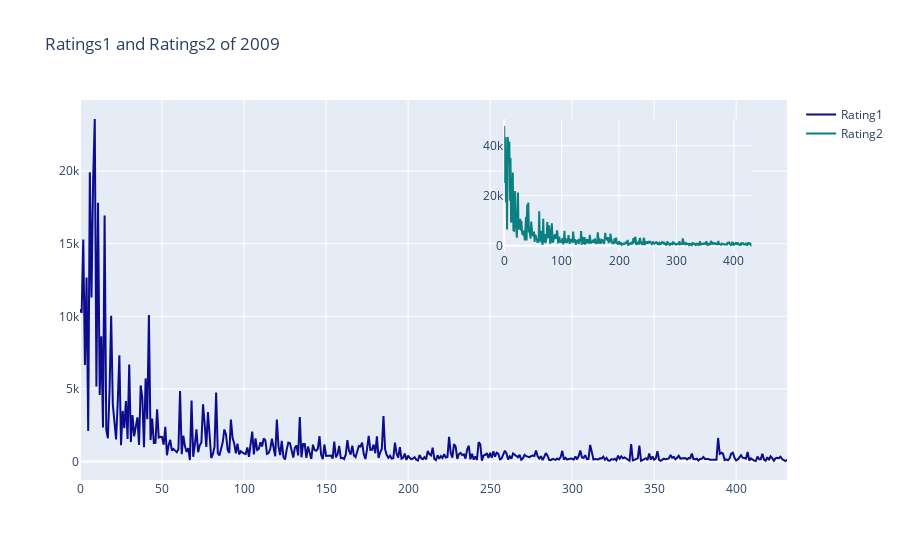

Notebook code cell kept with this figure:
### Code cell
from plotly.offline import init_notebook_mode, iplot, plot
import plotly as py
init_notebook_mode(connected=True)
import plotly.graph_objs as go
df1 = books[books.original_publication_year == 2009]
trace0 = go.Scatter(
    y=df1.ratings_1,
    name = 'Rating1',
    marker = dict(
        color = 'rgb(12, 12, 140)',
    )
)
trace1 = go.Scatter(
    y=df1.ratings_2,
    name = 'Rating2',
     xaxis='x2',
     yaxis='y2',
    marker = dict(
        color = 'rgb(12, 128, 128)',
    )
)
data = [trace0, trace1]
layout = go.Layout(
    xaxis2=dict(
        domain=[0.6, 0.95],
        anchor='y2',
    ),
    yaxis2=dict(
        domain=[0.6, 0.95],
        anchor='x2',
    ),
    title = 'Ratings1 and Ratings2 of 2009'
)
fig = go.Figure(data=data, layout=layout)
iplot(fig)

### Figure 1 — Plotly figure (JSON) as saved in the notebook; plotly's stock layout.template omitted (floating-point values rounded to 4 significant figures; data arrays with more than 128 entries replaced by an {"elided": "..."} marker saying what was removed)
{"data": [{"marker": {"color": "rgb(12, 12, 140)"}, "name": "Rating1", "y": {"elided": "432 int values"}, "type": "scatter"}, {"marker": {"color": "rgb(12, 128, 128)"}, "name": "Rating2", "xaxis": "x2", "y": {"elided": "432 int values"}, "yaxis": "y2", "type": "scatter"}], "layout": {"title": {"text": "Ratings1 and Ratings2 of 2009"}, "xaxis2": {"anchor": "y2", "domain": [0.6, 0.95]}, "yaxis2": {"anchor": "x2", "domain": [0.6, 0.95]}}}
